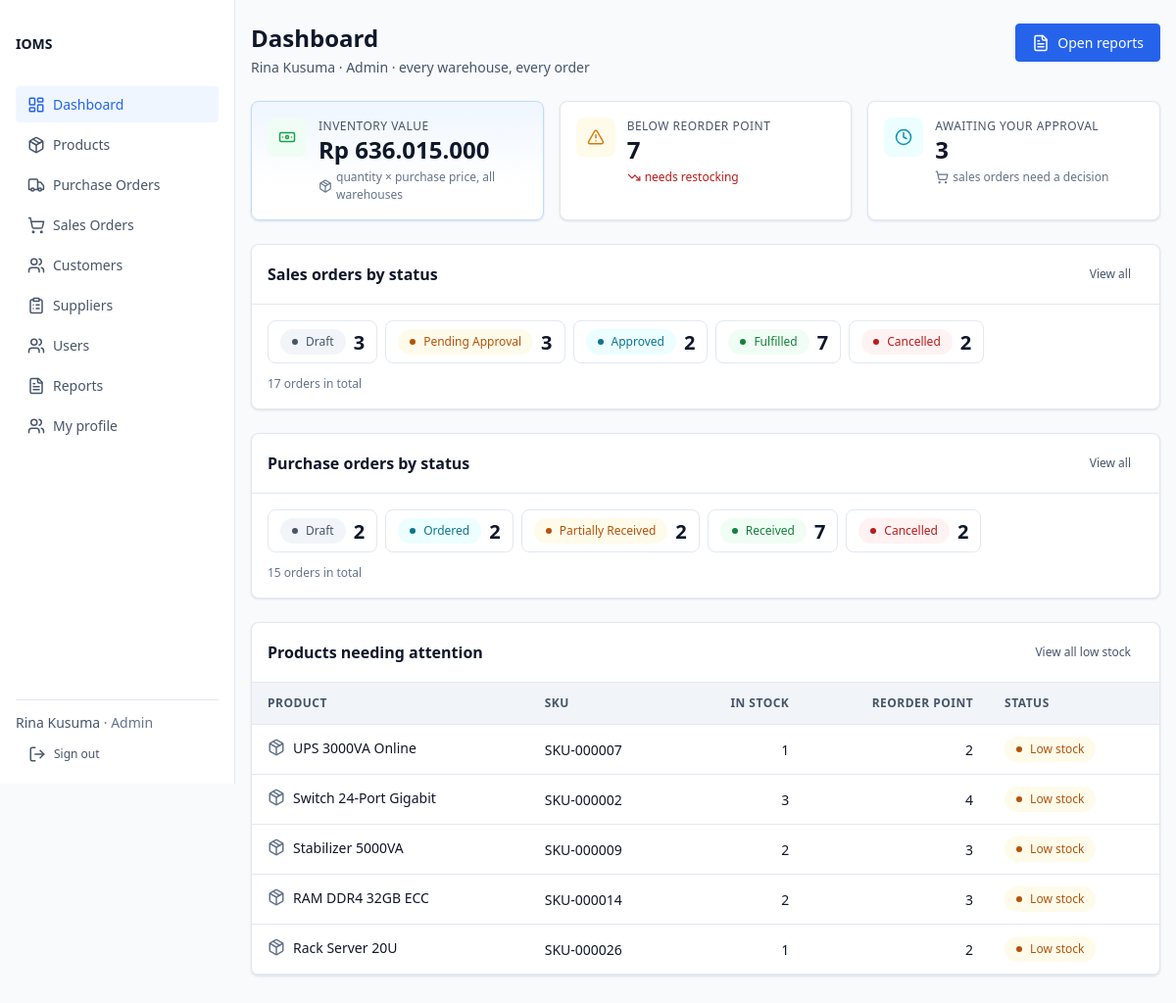
The page /dashboard (signed in) on the database its author committed.
### tables this page shows
CREATE TABLE IF NOT EXISTS `user` (
    `id`            BIGINT UNSIGNED NOT NULL AUTO_INCREMENT,
    `name`          VARCHAR(150)    NOT NULL,                  
    `email`         VARCHAR(190)    NOT NULL,                  
    `password_hash` VARCHAR(255)    NOT NULL,                  
    `role`          ENUM('Admin', 'Sales', 'WarehouseStaff') NOT NULL,
    `is_active`     TINYINT(1)      NOT NULL DEFAULT 1,        
    `created_at`    DATETIME        NOT NULL,
    `updated_at`    DATETIME        NOT NULL,
    PRIMARY KEY (`id`),
    UNIQUE KEY `uq_user_email` (`email`),
    KEY `ix_user_role_active` (`role`, `is_active`)
);

CREATE TABLE IF NOT EXISTS `product` (
    `id`             BIGINT UNSIGNED NOT NULL AUTO_INCREMENT,
    `sku`            VARCHAR(64)     NOT NULL,                 
    `name`           VARCHAR(200)    NOT NULL,                 
    `category_id`    BIGINT UNSIGNED NOT NULL,                 
    `unit`           VARCHAR(32)     NOT NULL,                 
    `purchase_price` DECIMAL(15, 2)  NOT NULL,                 
    `selling_price`  DECIMAL(15, 2)  NOT NULL,                 
    `reorder_point`  INT             NOT NULL,                 
    `image_path`     VARCHAR(255)    NULL,                     
    `is_active`      TINYINT(1)      NOT NULL DEFAULT 1,       
    `created_at`     DATETIME        NOT NULL,
    `updated_at`     DATETIME        NOT NULL,
    PRIMARY KEY (`id`),
    UNIQUE KEY `uq_product_sku` (`sku`),
    KEY `ix_product_category` (`category_id`),
    KEY `ix_product_active_name` (`is_active`, `name`),
    CONSTRAINT `fk_product_category`
        FOREIGN KEY (`category_id`) REFERENCES `category` (`id`) ON DELETE RESTRICT,
    CONSTRAINT `ck_product_purchase_price` CHECK (`purchase_price` >= 0),
    CONSTRAINT `ck_product_selling_price` CHECK (`selling_price` >= 0),
    CONSTRAINT `ck_product_reorder_point` CHECK (`reorder_point` >= 0)
);

### views/dashboard/_low-stock.php (the view, shortened to what the rows shown need)
<?php if ($rows === []) : ?>
    <div class="card-body">
        <div class="empty-state">
            <div class="empty-state-icon">
                <svg class="icon icon--lg" aria-hidden="true">
                    <use href="/assets/icons/lucide-sprite.svg#check-circle"></use>
                </svg>
            </div>
            <p class="empty-state-title">Every product is above its reorder point</p>
            <p class="empty-state-text">
                Nothing needs restocking right now. Products appear here as soon as their
                total quantity across all warehouses reaches the reorder point.
            </p>
            <a class="btn btn--primary" href="/products?stock=low">
                <svg class="icon" aria-hidden="true">
                    <use href="/assets/icons/lucide-sprite.svg#package"></use>
                </svg>
                <span>Review the catalog</span>
            </a>
        </div>
    </div>
<?php else : ?>
    <div class="table-wrap">
        <table class="table">
            <thead>
                <tr>
                    <th scope="col">Product</th>
                    <th scope="col">SKU</th>
                    <th scope="col" class="numeric">In stock</th>
                    <th scope="col" class="numeric">Reorder point</th>
                    <th scope="col">Status</th>
                </tr>
            </thead>
            <tbody>
                <?php foreach ($rows as $row) : ?>
                    <?php $product = $row['product']; ?>
                    <tr>
                        <td>
                            <a class="row-entity" href="/products/<?= (int) $product->id ?>">
                                <svg class="icon" aria-hidden="true">
                                    <use href="/assets/icons/lucide-sprite.svg#package"></use>
                                </svg>
                                <span class="cell-primary"><?= View::e($product->name) ?></span>
                            </a>
                        </td>
                        <td class="tabular"><?= View::e($product->sku) ?></td>
                        <td class="numeric tabular"><?= (int) $row['totalQuantity'] ?></td>
                        <td class="numeric tabular"><?= (int) $product->reorderPoint ?></td>
                        <td><span class="badge badge--low-stock">Low stock</span></td>
                    </tr>
                <?php endforeach; ?>
            </tbody>
        </table>
    </div>
<?php endif; ?>

### views/dashboard/admin.php (shortened to what the rows shown need)
<?php
$salesLabels = [];
$salesBadges = [
    SalesOrderStatus::Draft->value => 'badge--draft',
    SalesOrderStatus::PendingApproval->value => 'badge--pending',
    SalesOrderStatus::Approved->value => 'badge--approved',
    SalesOrderStatus::Fulfilled->value => 'badge--fulfilled',
    SalesOrderStatus::Cancelled->value => 'badge--cancelled',
];
foreach (SalesOrderStatus::cases() as $status) {
    $salesLabels[$status->value] = $status->label();
}
$purchaseLabels = [];
$purchaseBadges = [
    PurchaseOrderStatus::Draft->value => 'badge--draft',
    PurchaseOrderStatus::Ordered->value => 'badge--approved',
    PurchaseOrderStatus::PartiallyReceived->value => 'badge--pending',
    PurchaseOrderStatus::Received->value => 'badge--received',
    PurchaseOrderStatus::Cancelled->value => 'badge--cancelled',
];
foreach (PurchaseOrderStatus::cases() as $status) {
    $purchaseLabels[$status->value] = $status->label();
}
?>
<div class="page-header">
    <div>
        <h1 class="page-title">Dashboard</h1>
        <p class="page-subtitle">
            <?= View::e($userName) ?> · <?= View::e($roleLabel) ?> · every warehouse, every order
        </p>
    </div>
</div>
<div class="card">
    <div class="card-header">
        <h2 class="card-title">Sales orders by status</h2>
    </div>
    <div class="card-body">
        <?= $view->renderPartial('dashboard/_status-tally', [
            'tally'    => $figures['salesOrdersByStatus'],
            'labels'   => $salesLabels,
            'badges'   => $salesBadges,
            'linkBase' => '/sales-orders',
        ]) ?>
    </div>
</div>
<div class="card">
    <div class="card-header">
        <h2 class="card-title">Purchase orders by status</h2>
    </div>
    <div class="card-body">
        <?= $view->renderPartial('dashboard/_status-tally', [
            'tally'    => $figures['purchaseOrdersByStatus'],
            'labels'   => $purchaseLabels,
            'badges'   => $purchaseBadges,
            'linkBase' => '/purchase-orders',
        ]) ?>
    </div>
</div>
<div class="card">
    <div class="card-header">
        <h2 class="card-title">Products needing attention</h2>
    </div>
    <?= $view->renderPartial('dashboard/_low-stock', ['rows' => $figures['lowStock']]) ?>
</div>

### views/dashboard/_status-tally.php (shortened to what the rows shown need)
<?php
$total = array_sum($tally);
?>
<div class="tally">
    <?php foreach ($tally as $status => $count) : ?>
        <?php
        $label = $labels[$status] ?? $status;
        $badge = $badges[$status] ?? 'badge--draft';
        $href = $linkBase === '' ? '' : $linkBase . '?status=' . rawurlencode($status);
        ?>
        <?php if ($href !== '') : ?>
            <a class="tally-item" href="<?= View::e($href) ?>">
        <?php else : ?>
            <div class="tally-item">
        <?php endif; ?>
            <span class="badge <?= View::e($badge) ?>"><?= View::e($label) ?></span>
            <span class="tally-count tabular"><?= (int) $count ?></span>
        <?php if ($href !== '') : ?>
            </a>
        <?php else : ?>
            </div>
        <?php endif; ?>
    <?php endforeach; ?>
</div>

### rows shown on the page
user: name "Rina Kusuma", role "Admin"
product: reorder_point "3", category "2", name "Stabilizer 5000VA", sku "SKU-000009", totalQuantity "2"
product: reorder_point "2", id "7", category "2", name "UPS 3000VA Online", sku "SKU-000007", totalQuantity "1"
product: name "Switch 24-Port Gigabit", sku "SKU-000002", totalQuantity "3", reorder_point "4"
product: name "RAM DDR4 32GB ECC", sku "SKU-000014", totalQuantity "2", reorder_point "3"
product: name "Rack Server 20U", sku "SKU-000026", totalQuantity "1", reorder_point "2"

### other values the page prints
View::e($item['label']) "Dashboard"
View::e($item['label']) "Products"
View::e($item['label']) "Purchase Orders"
View::e($item['label']) "Sales Orders"
View::e($item['label']) "Customers"
View::e($item['label']) "Suppliers"
View::e($item['label']) "Users"
View::e($item['label']) "Reports"
View::e($item['label']) "My profile"
View::e($session->userName() ?? '') "Rina Kusuma"
View::e($role->label()) "Admin"
View::e(Money::format($figures['inventoryValue'])) "Rp 636.015.000"
$lowStockCount "7"
$pending "3"
View::e($label) "Draft"
